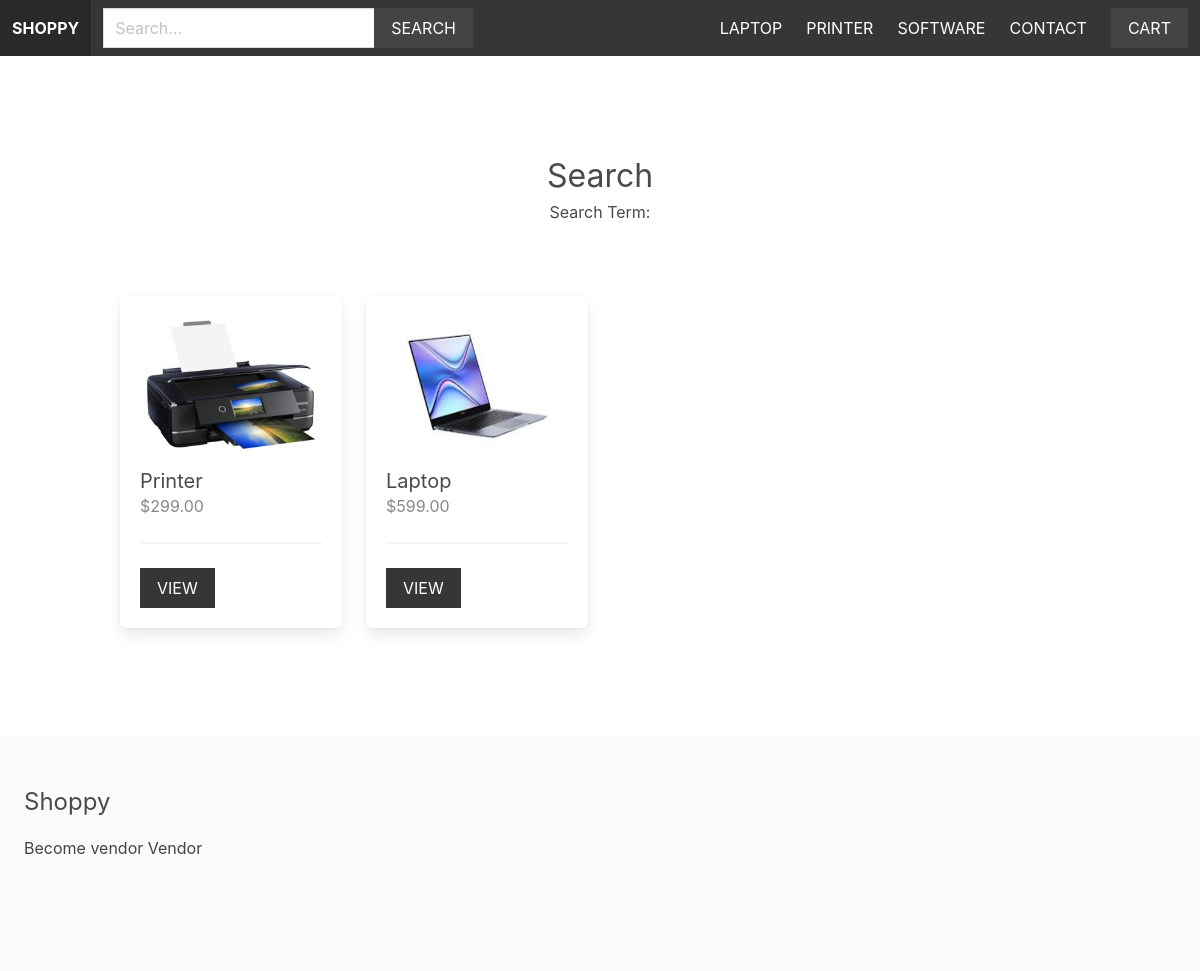
The app's page /search/ with its own data.
### product/models.py (models this page shows, shortened)
class Category(models.Model):
    title = models.CharField(max_length=255)
    slug = models.SlugField(max_length=255)
    ordering = models.IntegerField(default=0)
    class Meta:
        ordering = ['ordering']

class Product(models.Model):
    category = models.ForeignKey(Category, related_name='products', on_delete=models.CASCADE)
    vendor = models.ForeignKey(Vendor, related_name='products', on_delete=models.CASCADE)
    title = models.CharField(max_length=255)
    slug = models.SlugField(max_length=255)
    description = models.TextField(blank=True, null=True)
    price = models.DecimalField(max_digits=6, decimal_places=2)
    date_added = models.DateTimeField(auto_now_add=True)
    image = models.ImageField(upload_to='uploads/', blank=True, null=True)
    thumbnail = models.ImageField(upload_to='uploads/', blank=True, null=True)
    class Meta:
        ordering = ['-date_added']
    def get_thumbnail(self):
        if self.thumbnail:
            return self.thumbnail.url

### product/views.py (the view)
# urls.py: path('search/', views.search, name='search'),
def search(request):
    query = request.GET.get('query', '')
    products = Product.objects.filter(Q(title__icontains=query) | Q(description__icontains=query))
    return render(request, 'product/search.html', {'products': products, 'query': query})

### cart/cart.py (called while the page is built)
    def __len__(self):
        return sum(item['quantity'] for item in self.cart.values())

### cart/context_processors.py (called while the page is built)
def cart(request):
    return {'cart': Cart(request)}

### product/context_processors.py (called while the page is built)
def menu_categories(request):
    categories = Category.objects.all()
    return {'menu_categories': categories}

### product/templates/product/search.html (shortened to what this page needs)
{% extends 'core/base.html' %}
{% block content %}
    <div class="columns is-multiline mb-6">
        <div class="column is-12 has-text-centered mt-6 mb-6">
            <h2 class="is-size-3">Search</h2>
            <h3>Search Term: {{query}}</h3>
        </div>
        {% for product in products %}
            {% include 'product/parts/list_item.html' %}
        {% endfor %}
    </div>
{% endblock content %}

### core/templates/core/base.html (shortened to what this page needs)
{% load static %}
<!DOCTYPE html>
<html lang="en">
    <head>
        <link rel="stylesheet" href="https://cdn.jsdelivr.net/npm/bulma@0.9.1/css/bulma.min.css">
        <link rel="stylesheet" href="{% static 'styles/main.css' %}">
    </head>
    <body>
        <nav class="navbar is-dark">
            <div class="navbar-brand">
                <a href="/" class="navbar-item"><strong>Shoppy</strong></a>
            </div>
            <div class="navbar-menu" id="main-navbar">
                <div class="navbar-start">
                    <div class="navbar-item">
                        <form action="{% url 'search' %}" method="get">
                            <div class="field has-addons">
                                <div class="control">
                                    <input type="text" class="input" placeholder="Search..." name="query">
                                </div>
                                <div class="control">
                                    <button class="button is-dark is-uppercase">Search</button>
                                </div>
                            </div>
                        </form>
                    </div>
                </div>
                <div class="navbar-end">
                    {% for category in menu_categories %}
                        <a href="{% url 'category' category.slug %}" class="navbar-item">{{ category.title }}</a>
                    {% endfor %}
                    <a href="{% url 'contact' %}" class="navbar-item">Contact</a>
                    <div class="navbar-item">
                        <a href="{% url 'cart' %}" class="button is-dark">Cart{% if cart %} ({{ cart|length }}){% endif %}</a>
                    </div>
                </div>
            </div>
        </nav>
        <section class="section">
            <div class="container">
                {% block content %}
                {% endblock content %}
            </div>
        </section>
        <footer class="footer">
            <h3 class="is-size-4 mb-4">Shoppy</h3>
            {% if request.user.is_authenticated %}
                <a href="{% url 'vendor_admin' %}">Vendor Admin</a>
            {% else %}
                <a href="{% url 'become-vendor' %}">Become vendor</a>
            {% endif %}
            <a href="{% url 'vendors' %}">Vendor</a>
        </footer>
    </body>
</html>

### product/templates/product/parts/list_item.html
<div class="column is-3 product-list-item">
    <div class="box">
        <figure class="image is-4by3 mb-4">
            <img src="{{ product.get_thumbnail }}" alt="">
        </figure>
        <h2 class="subtitle">{{ product.title }}</h2>
        <h3 class="price is-size-6 mb-5">${{ product.price }}</h3>
        <hr>
        <a href="{% url 'product' product.category.slug product.slug %}" class="button is-dark is-uppercase">View</a>
    </div>
</div>

### static/styles/main.css (style rules this page uses)
.navbar { text-transform: uppercase; }
.navbar .is-dark { background: #444; }
.footer a { margin-bottom: 15px; display: inline-block; color: #444; }
.input, .button { border-radius: 0; }
.product-list-item .box .subtitle { margin-bottom: 0; }
.product-list-item .box .price { color: #888; }

### records on screen
Category: title "LAPTOP"
Category: title "PRINTER"
Category: title "SOFTWARE"
Product: get_thumbnail (picture), title "Printer", price "299.00"
Product: get_thumbnail (picture), title "Laptop", price "599.00"
